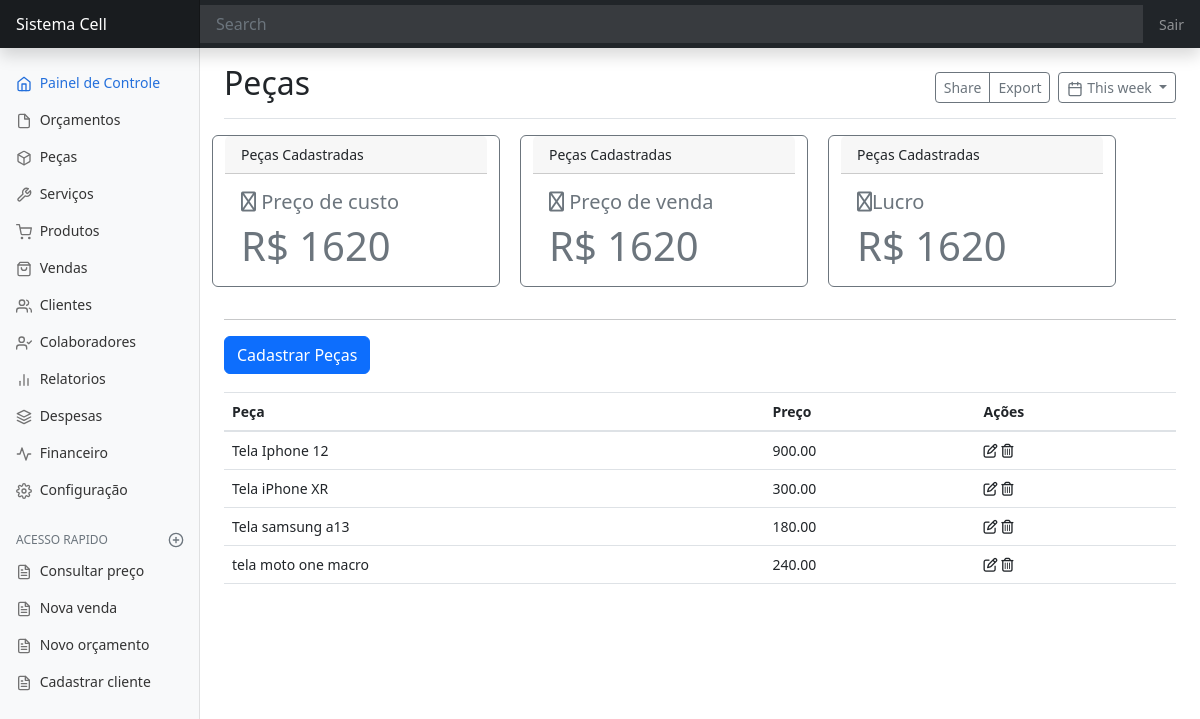
/pecas/, run on an earlier commit of the app's database.
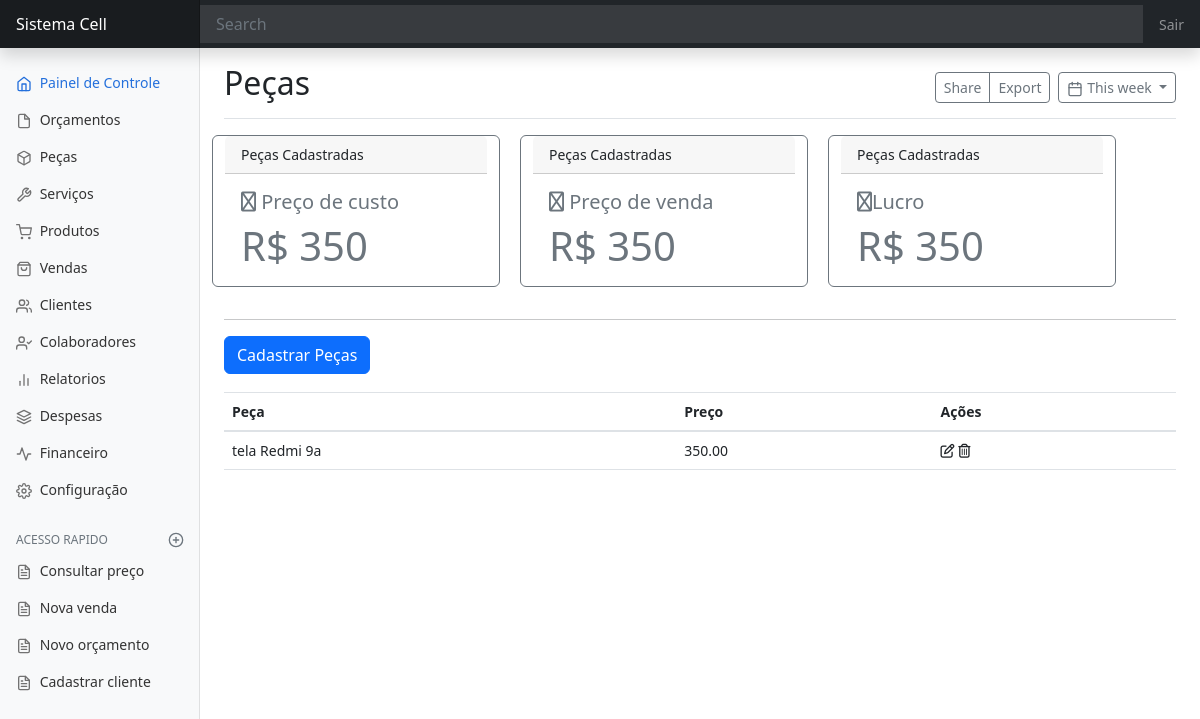
And on a later commit of the database.
### peca/models.py (models this page shows, shortened)
class Pecas(models.Model):
    nome_peca = models.CharField(max_length=99)
    preco_peca = models.DecimalField(max_digits=9, decimal_places=2)

### peca/views.py (the view)
# urls.py: path('pecas/', Peca.as_view(), name='pecas'),
class Peca(ListView):
    model = Pecas
    template_name = 'peca/pagina-inicial-pecas.html'

### peca/templatetags/relatorio_pecas.py (called while the page is built)
@register.simple_tag
def total_peca():
    i = 0
    total = Pecas.objects.all().aggregate(total=Sum('preco_peca'))
    for i in total.values():
        print(i)
    return i

### peca/templates/peca/pagina-inicial-pecas.html (shortened to what this page needs)
{% extends 'dashboard/pagina-inicial.html' %}
{% load relatorio_pecas %}
{% block titulo %} Peças {% endblock titulo %}
{% block conteudo %}
<div class="row" id="relatorio-peca">
    <div class="card border-secondary mb-3" style="max-width: 18rem;" >
        <div class="card-header">Peças Cadastradas</div>
        <div class="card-body text-secondary">
            <h5 class="card-title"><i class="fa-regular fa-money-check-dollar"></i> Preço de custo</h5>
            <h1 class="card-text">R$ {% total_peca %}</h1>
        </div>
    </div>
    <div class="card border-secondary mb-3" style="max-width: 18rem; margin-left:20px" >
        <div class="card-header">Peças Cadastradas</div>
        <div class="card-body text-secondary">
            <h5 class="card-title"><i class="fa-regular fa-money-check-dollar"></i> Preço de venda</h5>
            <h1 class="card-text">R$ {% total_peca %}</h1>
        </div>
    </div>
     <div class="card border-secondary mb-3" style="max-width: 18rem; margin-left:20px" >
        <div class="card-header">Peças Cadastradas</div>
        <div class="card-body text-secondary">
            <h5 class="card-title"><i class="fa-regular fa-money-check-dollar"></i>Lucro</h5>
            <h1 class="card-text">R$ {% total_peca %}</h1>
        </div>
    </div>
</div>
<hr>
<div>
    <a href=""
       class="btn btn-primary"
       data-toggle="modal"
       data-target="#staticBackdrop"
       hx-get="{% url 'cadastrar-peca' %}"
       hx-target="#recebe-conteudo-peca"
       hx-swap="innerHTML">Cadastrar Peças</a>
</div>
<div style="padding-top:18px">
    <table class="table" id="myTable">
        <thead>
        <tr>
            <th>Peça</th>
            <th>Preço</th>
            <th>Ações</th>
        </tr>
        </thead>
        <tbody id="peca-Tbody">
        {% include 'peca/tabela/tabela-peca.html' %}
        </tbody>
    </table>
</div>
{% endblock conteudo%}

### peca/templates/peca/tabela/linhas-tabela-peca.html
<tr id="trPeca{{ object.pk }}">
    <td> {{ object.nome_peca }} </td>
    <td> {{ object.preco_peca }} </td>
    <td><span
            data-toggle="modal"
            data-target="#staticBackdrop"
            hx-get="{% url 'editar-peca' object.pk %}"
            hx-target="#recebe-conteudo-peca">
        <i class="fa-regular fa-pen-to-square"></i>
    </span>
        <span
            hx-get="{% url 'apagar-peca' object.pk %}"
            hx-confirm="Deseja mesmo Apagar {{ object.nome_peca }} ?"
            hx-target="closest tr"
            hx-swap="outerHTML swap:300ms">
                <i class="fa-regular fa-trash-can"></i>
        </span>
    </td>
</tr>

What changed in the data, as far as the page shows it:
removed Pecas: nome_peca "Tela iPhone XR", preco_peca "300.00"
removed Pecas: nome_peca "Tela samsung a13", preco_peca "180.00"
removed Pecas: nome_peca "tela moto one macro", preco_peca "240.00"
changed Pecas: nome_peca "Tela Iphone 12" → "tela Redmi 9a"; preco_peca "900.00" → "350.00"
Also different on the page:
text no longer shown: "1620 1620 1620"
text now shown: "350 350 350"
